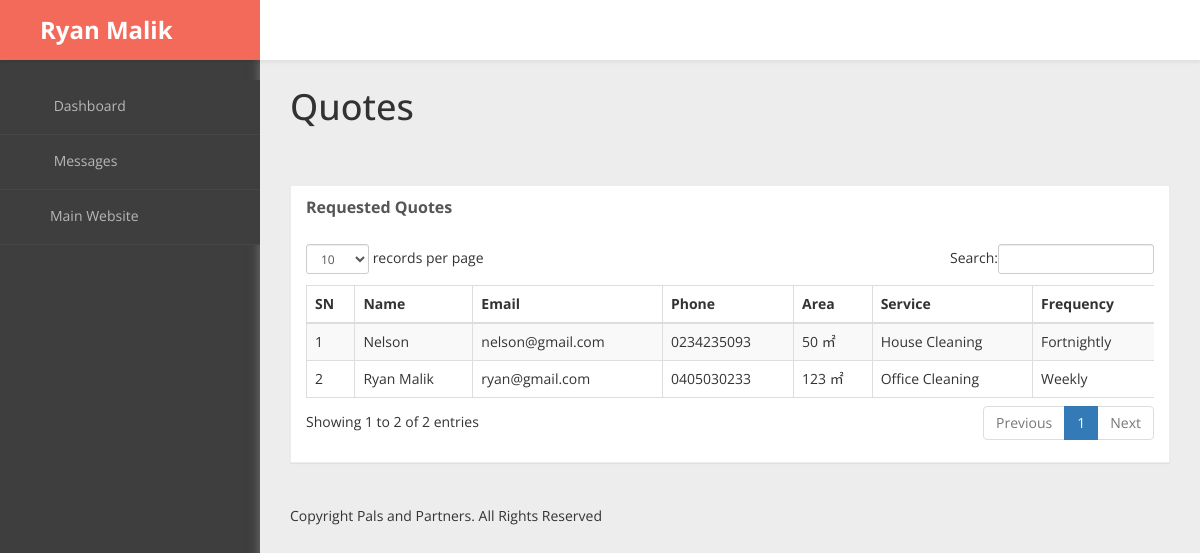
The app's page /admin/quotes.php (signed in) with its own data.
### tables this page shows
CREATE TABLE IF NOT EXISTS `quote_request` (
  `id` int(10) NOT NULL AUTO_INCREMENT,
  `user_id` int(10) NOT NULL,
  `name` varchar(50) NOT NULL,
  `email` varchar(50) NOT NULL,
  `phone` varchar(20) NOT NULL,
  `area` decimal(10,0) NOT NULL,
  `frequency` varchar(100) NOT NULL,
  `service` varchar(100) NOT NULL,
  PRIMARY KEY (`id`)
);

### admin/php/functions.php (called while the page is built, shortened)
<?php
include('db_conn.php');
function getQuotes(){
  global $mysqli;
  $query="SELECT * FROM quote_request ORDER BY id DESC;";
  $result=mysqli_query($mysqli,$query);
  return $result;
}
?>

### admin/include/quotes.php (the view)
<div class="panel panel-default">
   <div class="panel-heading">
       Requested Quotes
   </div>
   <div class="panel-body">
       <div class="table-responsive">
           <table class="table table-striped table-bordered table-hover" id="dataTables-example">
               <thead>
                   <tr>
                       <th>SN</th>
                       <th>Name</th>
                       <th>Email</th>
                       <th>Phone</th>
                       <th>Area</th>
                       <th>Service</th>
                       <th>Frequency</th>
                   </tr>
               </thead>
               <tbody>
                 <?php
                   $result = getQuotes();
                   $sn=1;
                   while($row=mysqli_fetch_assoc($result)){
                   ?>
                   <tr>
                       <td><?php echo $sn?></td>
                       <td><?php echo $row['name']?></td>
                       <td><?php echo $row['email']?></td>
                       <td><?php echo $row['phone']?></td>
                       <td><?php echo $row['area']?> &#13217;</td>
                       <td><?php echo $row['service']?></td>
                       <td><?php echo $row['frequency']?></td>
                   </tr>
                 <?php
                   $sn++;
                   }
                 ?>
               </tbody>
           </table>
       </div>
   </div>
</div>

### admin/include/header.php (shortened to what this page needs)
<!DOCTYPE html>
<html xmlns="http://www.w3.org/1999/xhtml">
<head>
    <link href="assets/css/bootstrap.css" rel="stylesheet" />
    <link href="assets/css/font-awesome.css" rel="stylesheet" />
    <link href="assets/js/morris/morris-0.4.3.min.css" rel="stylesheet" />
    <link href="assets/css/custom-styles.css" rel="stylesheet" />
    <link rel="stylesheet" href="assets/js/Lightweight-Chart/cssCharts.css">
    <link href="assets/js/dataTables/dataTables.bootstrap.css" rel="stylesheet" />
</head>
<body>
  <div id="wrapper">
      <?php include('include/nav-top.php')?>
      <?php include('include/nav-side.php')?>

### admin/include/nav-top.php (shortened to what this page needs)
<nav class="navbar navbar-default top-navbar" role="navigation">
    <div class="navbar-header">
        <a class="navbar-brand" href="index.php"><strong><i class="icon fa fa-plane"></i> <?php echo $_SESSION['username'];?></strong></a>
        <div id="sideNav" href="">
          <i class="fa fa-bars icon"></i>
        </div>
    </div>
    <ul class="nav navbar-top-links navbar-right">
        <li class="dropdown">
            <a class="dropdown-toggle" data-toggle="dropdown" href="#" aria-expanded="false">
                <i class="fa fa-envelope fa-fw"></i> <i class="fa fa-caret-down"></i>
            </a>
        </li>
        <li class="dropdown">
            <a class="dropdown-toggle" data-toggle="dropdown" href="#" aria-expanded="false">
                <i class="fa fa-user fa-fw"></i> <i class="fa fa-caret-down"></i>
            </a>
        </li>
    </ul>
</nav>

### admin/include/nav-side.php (shortened to what this page needs)
<nav class="navbar-default navbar-side" role="navigation">
    <div class="sidebar-collapse">
        <ul class="nav" id="main-menu">
            <li>
                <a href="index.php"><i class="fa fa-dashboard"></i> Dashboard</a>
            </li>
            <li>
                <a href="messages.php"><i class="fa fa-envelope fa-fw"></i> Messages</a>
            </li>
            <li>
                <a href="../index.php"><i class="fa fa-desktop"></i>Main Website</a>
            </li>
        </ul>
    </div>
</nav>

### admin/quotes.php
<?php
	include('include/header.php');
	include('php/functions.php');
?>
				<div id="page-wrapper">
					<div class="header">
					  <h1 class="page-header">
					      Quotes
					  </h1>
					</div>
					<div id="page-inner">
						<?php include('include/quotes.php');?>
						<footer>
					    <p>Copyright Pals and Partners. All Rights Reserved</a></p>
					  </footer>
					</div>
				</div>
<?php include('include/footer.php');?>

### admin/include/footer.php (shortened to what this page needs)
  </div>
</body>
</html>

### admin/assets/css/custom-styles.css (style rules this page uses)
body { font-family: 'Open Sans', sans-serif; background: #3E3E3E; }
#wrapper { width: 100%; }
#page-wrapper { padding: 15px 15px; min-height: 600px; background: #EDEDED; }
#page-inner { width:100%; margin:10px 20px 10px 0px; background-color:transparent; padding: 15px 30px; min-height:1200px; }
h1, .h1, h2, .h2, h3, .h3 { margin-top: 7px; margin-bottom: -5px; }
p { font-size:16px; line-height:25px; padding-top:20px; }
.navbar-side { z-index: 0; }
.panel { border-radius:0px; }
.navbar-side .nav > li > a > i { color: #8C8C8C;padding: 8px;width: 30px;text-align: center; }
.top-navbar { position: fixed; width: 100%; z-index: 300; -webkit-box-shadow: 0 3px 3px rgba(0, 0, 0, 0.05); -moz-box-shadow: 0 3px 3px rgba(0, 0, 0, 0.05); box-shadow: 0 3px 3px rgba(0, 0, 0, 0.05); }
.navbar-side { z-index: 1; position: fixed; width: 260px; top: 80px; }
#page-wrapper { position: relative; top: 55px; box-shadow: 0 0 10px #757575; -moz-box-shadow: 0 0 10px #757575; -webkit-box-shadow: 0 0 10px #757575; }
.page-header { margin: 0;border-bottom: 1px solid transparent;text-align: left;background-color: rgb(237, 237, 237);padding: 32px 22px 32px 0;color: #323232; }
.panel-default { border-color: #ECECEC; }
.panel-default > .panel-heading { color: #555; border-color: #FFF; font-weight:bold;background: #FFFFFF; font-size: 16px; text-shadow: none; }
.panel-heading { border-bottom: 1px solid transparent; border-top-left-radius: 3px; border-top-right-radius: 3px; }
.header { margin: 0 30px; }
i.fa.fa-bars { font-size: 20px; margin: 12px 0 0; }
footer p { font-size: 14px; }
.top-navbar { margin:0px; }
.top-navbar .navbar-brand { color: #fff;width: 260px;text-align: left;height: 60px;font-size: 24px;font-weight: 700;line-height: 30px;background: #F36A5A; }
.top-navbar .nav > li { position: relative; display: inline-block; margin: 0px; padding: 0px; }
.top-navbar .nav > li > a { position: relative; display: block; padding: 20px;color: #FFFFFF; margin: 0px; }
.sidebar-collapse , .sidebar-collapse .nav { background:none; }
.sidebar-collapse .nav { padding:0; }
.sidebar-collapse .nav > li > a { color: #B8B8B8; background:transparent; text-shadow:none; font-size: 14px; }
.sidebar-collapse > .nav > li > a { padding: 12px 10px; }
.sidebar-collapse > .nav > li { border-bottom: 1px solid rgba(107, 108, 109, 0.19); }
.navbar-side { border:none; background: #3E3E3E; }
.top-navbar { background: #FFFFFF; border-bottom:none; }
.top-navbar .nav > li > a > i { margin-right: 2px; }
.navbar-default { border:0px solid black; }
.navbar-header { background: transparent; }
.nav > li > a > i { margin-right:10px; color: rgb(243, 106, 90); }
#sideNav { float: left; left: 0; z-index: 3; color: #868686; cursor:pointer; border-radius: 0; width: 14px; font-size: 48px; line-height: 0; margin: 7px 0 0 20px; }
@media (min-width:768px) { #page-wrapper { margin: 0 0 0 260px; padding: 0; min-height: 1200px; } }
@media (min-width:768px) { .navbar-side { width: 260px; z-index: 1; } }
@media (min-width:768px) { .navbar { border-radius: 0px; } }

### records on screen
quote_request: name "Nelson", email "nelson@gmail.com", phone "0234235093", area "50", service "House Cleaning", frequency "Fortnightly"
quote_request: name "Ryan Malik", email "ryan@gmail.com", phone "0405030233", area "123", service "Office Cleaning", frequency "Weekly"

### other values on screen
$_SESSION['username'] "Ryan Malik"
